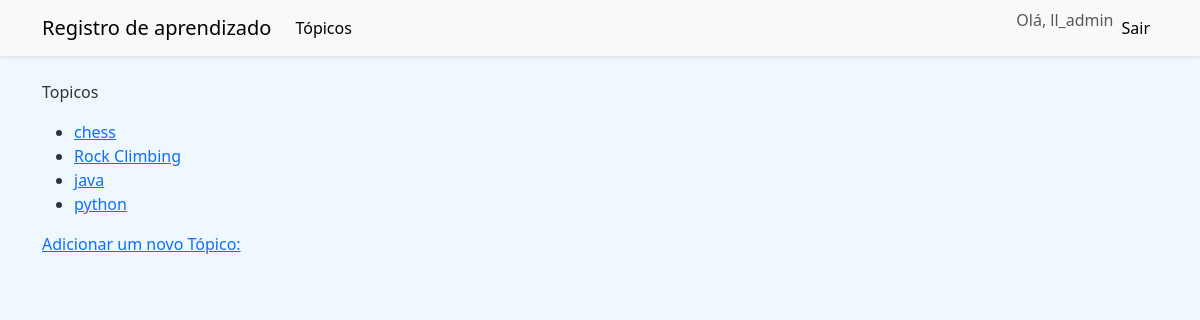
The app's page /topics/ (signed in) with its own data.
### learning_logs/models.py (models this page shows)
class Topic(models.Model):
    text = models.CharField(max_length=200)
    data_added = models.DateTimeField(auto_now_add=True)
    owner = models.ForeignKey(User, on_delete=models.CASCADE)
    def __str__(self):
        return self.text

### learning_logs/views.py (the view)
# urls.py: path('topics/', views.topics, name='topics'),
@login_required
def topics(request):
    topics = Topic.objects.filter(owner=request.user).order_by('data_added')
    context = {'topics': topics}
    return render(request, 'learning_logs/topics.html', context)

### learning_logs/templates/learning_logs/topics.html
{% extends "learning_logs/base.html"%}
{% block content %}
<p>Topicos</p>
<ul>
    {% for topic in topics %}
       <li>
         <a href="{% url 'learning_logs:topic' topic.id %}">{{ topic }}</a>
      </li>
    {% empty %}
       <li>Nenhum tópico foi adicionado ainda.</li>
    {% endfor %}
</ul>
<a href="{% url 'learning_logs:new_topic' %}">Adicionar um novo Tópico:</a>
{% endblock content %}

### learning_logs/templates/learning_logs/base.html (shortened to what this page needs)
<!DOCTYPE html>
<html lang="en">
<head>
    <link href="https://cdn.jsdelivr.net/npm/bootstrap@5.3.0/dist/css/bootstrap.min.css" rel="stylesheet">
    {% load static %}
    <link rel="stylesheet" href="{% static 'styles.css' %}">
</head>
<body>
    <nav class="navbar navbar-expand-lg navbar-light bg-light shadow-sm">
        <div class="container">
            <a class="navbar-brand" href="{% url 'learning_logs:index' %}">Registro de aprendizado</a>
            <div class="collapse navbar-collapse" id="navbarNav">
                <ul class="navbar-nav me-auto mb-2 mb-lg-0">
                    <li class="nav-item">
                        <a class="nav-link" href="{% url 'learning_logs:topics' %}">Tópicos</a>
                    </li>
                </ul>
                <ul class="navbar-nav ms-auto mb-2 mb-lg-0">
                    {% if user.is_authenticated %}
                    <li class="nav-item">
                        <span class="navbar-text">
                            Olá, {{ user.username }}
                        </span>
                    </li>
                    <li class="nav-item">
                        <a class="nav-link" href="{% url 'users:logout' %}">Sair</a>
                    </li>
                    {% endif %}
                </ul>
            </div>
        </div>
    </nav>
    <main class="container mt-4">
        {% block content %}{% endblock %}
    </main>
</body>
</html>

### static/styles.css (style rules this page uses)
body { background-color: #f0f8ff; }
body, .navbar-nav .nav-link { color: #333; }
.navbar { background-color: #007bff; }
.navbar-nav .nav-link { color: black; }

### records on screen
Topic: text "chess"
Topic: text "Rock Climbing"
Topic: text "java"
Topic: text "python"

### other values on screen
{{ user.username }} "ll_admin"
